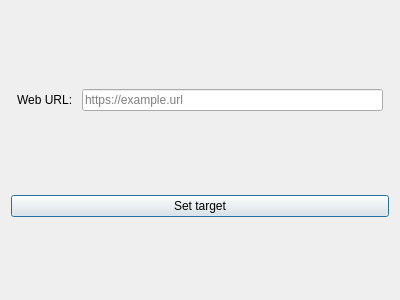
<?xml version="1.0" encoding="UTF-8"?>
<ui version="4.0">
 <class>TargetDialog</class>
 <widget class="QDialog" name="TargetDialog">
  <property name="geometry">
   <rect>
    <x>0</x>
    <y>0</y>
    <width>400</width>
    <height>300</height>
   </rect>
  </property>
  <property name="windowTitle">
   <string>Dialog</string>
  </property>
  <layout class="QVBoxLayout" name="verticalLayout">
   <item>
    <layout class="QHBoxLayout" name="setTargetLayout" stretch="0,1">
     <property name="leftMargin">
      <number>6</number>
     </property>
     <property name="topMargin">
      <number>6</number>
     </property>
     <property name="rightMargin">
      <number>6</number>
     </property>
     <property name="bottomMargin">
      <number>6</number>
     </property>
     <item>
      <widget class="QLabel" name="setTargetLabel">
       <property name="text">
        <string>Web URL: </string>
       </property>
      </widget>
     </item>
     <item>
      <widget class="QLineEdit" name="setTargetLineEdit">
       <property name="placeholderText">
        <string>https://example.url</string>
       </property>
      </widget>
     </item>
    </layout>
   </item>
   <item>
    <widget class="QPushButton" name="setTargetButton">
     <property name="text">
      <string>Set target</string>
     </property>
    </widget>
   </item>
  </layout>
 </widget>
 <resources/>
 <connections/>
</ui>
